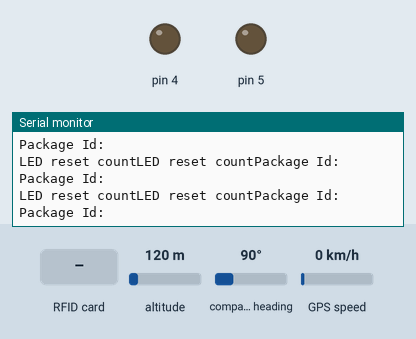
This sketch was run on a simulated Arduino Uno, built with avr-gcc and run on an emulated ATmega328P. On the bench: output pins drawn as LEDs (lit = HIGH), the last lines printed to the serial monitor. The test bench sets the inputs (shaded band); at power-on: altitude 120 m, compass heading 90°, GPS speed 0 km/h. The GPS gets a fix after 3 s at 37.7749, -122.4194 with 8 satellites; pins used as bus, display or sensor lines are not drawn.

Above: at 1.3 s.
1.4 s: RFID card 10 82 40 17 92 04 held to the reader
At 1.49 s:
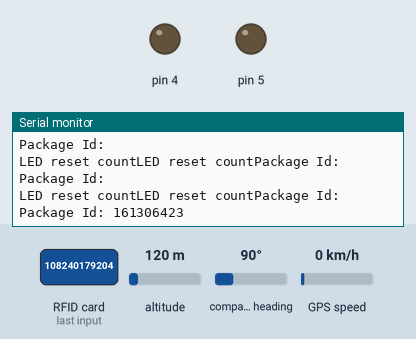
4.7 s: RFID card 5E 7A 19 C4 held to the reader
At 4.8 s:
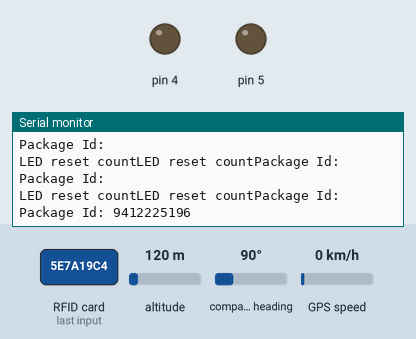

Measured:
- after the input at 1.4 s, the serial monitor: prints a new line after 0.07 s (image 1)
- after the input at 4.7 s, the serial monitor: prints a new line after 0.08 s (image 2)

The sketch:

Iteration_1_Cargo_Connect_Shelf_1.ino
```cpp
#include <SPI.h>
#include <RFID.h>
#include "TinyGPS++.h"
#include "SoftwareSerial.h"
#include <singleLEDLibrary.h>
#include <math.h>

#define SS_PIN1 10
#define SS_PIN2 7
#define RST_PIN 8

sllib led1(4);
sllib led2(5);
sllib leds[2] = {led1, led2};


SoftwareSerial serial_connection(11, 12); //RX=pin 10, TX=pin 11
TinyGPSPlus gps;//This is the GPS object that will pretty much do all the grunt work with the NMEA data

//Set packages database

String packagesData[2][3] = { {"108240179204", "40.946525", "-74.110275"}, {"92247228205", "40.946620", "-74.110351"} };

double currentGPSLng;
double currentGPSLat;

RFID rfid1(SS_PIN1, RST_PIN);
RFID rfid2(SS_PIN2, RST_PIN);

RFID readers[2] = {rfid1, rfid2};

void setup() {

  Serial.begin(9600);
  Serial.println("Starting the RFID Reader...");
  //SPI.beginTransaction(SPISettings(400000, MSBFIRST, SPI_MODE0));
  SPI.begin();
  rfid1.init();
  rfid2.init();
  Serial.print("Started RFID Reader");

  Serial.println("Starting the GPS...");
  serial_connection.begin(9600);//This opens up communications to the GPS
  Serial.println("Started GPS");//Just show to the monitor that the sketch has started
}

void loop() {
  resetLed();
  getCurrentGPSLocation();
  int packageSpot = 0;

  for (packageSpot = 0; packageSpot <= 1; packageSpot++)
  {
    String packageId = readpackageID(readers[packageSpot]);
    checkpackageforDelivery(packageSpot, packageId);
  }
}

void getCurrentGPSLocation() {

  while (serial_connection.available()) //While there are characters to come from the GPS
  {
    gps.encode(serial_connection.read());//This feeds the serial NMEA data into the library one char at a time
  }
  if (gps.location.isUpdated()) //This will pretty much be fired all the time anyway but will at least reduce it to only after a package of NMEA data comes in
  {
    //Get the latest info from the gps object which it derived from the data sent by the GPS unit

    currentGPSLat = gps.location.lat();
    currentGPSLng = gps.location.lng();
    Serial.println();
    Serial.println("Latitude:");
    Serial.println(currentGPSLat, 6);
    Serial.println("Longitude:");
    Serial.println(currentGPSLng, 6);

  }
}

String readpackageID(RFID rfid) {

  String packageId;

  if (rfid.isCard()) {
    if (rfid.readCardSerial()) {
      packageId = String(rfid.serNum[0]) + String(rfid.serNum[1]) + String(rfid.serNum[2]) + String(rfid.serNum[3]);
    }
    rfid1.halt();
  }
  Serial.print("Package Id: ");
  Serial.println(packageId);
  return packageId;
}

void checkpackageforDelivery(int packageSpot, String packageId)
{
  int packageNumber = 0;
  for (packageNumber = 0; packageNumber <= 1; packageNumber++) {
    if (packageId == packagesData[packageNumber][0]) {
      Serial.print("Package In Database");
      double packageLat = packagesData[packageNumber][1].toDouble();
      double packageLng = packagesData[packageNumber][2].toDouble();
      double latDifference = abs(currentGPSLat - packageLat);
      double longDifference = abs(currentGPSLng - packageLng);
      // double gpsdist = gps.distanceBetween(currentGPSLat, currentGPSLng, packageLat, packageLng);

      Serial.print("latDifference: ");
      Serial.println(latDifference, 6);
      Serial.print("longDifference");
      Serial.println(longDifference, 6);
      if ((latDifference <= 0.00005) && (longDifference <= 0.00005)) //if distance is in radius of 2 Meters
      {
        Serial.println("Blinking");
        blinkLed(packageSpot);
      }

    }
  }
}

void blinkLed(int packageSpot) {
  leds[packageSpot].blinkSingle(1);
}

void resetLed() {
  int ledreset = 0;
  for (ledreset = 0; ledreset <= 1; ledreset++) {
    Serial.print("LED reset count");
    leds[ledreset].setOffSingle();
  }
}
```
